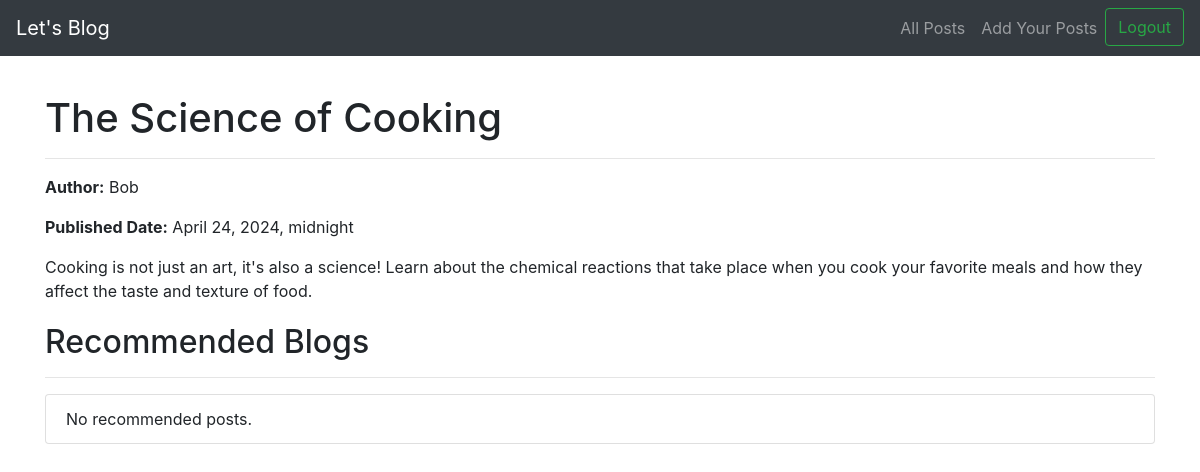
Page /view-post/42/ on the committed database.
### blog/models.py (models this page shows, shortened)
class Post(models.Model):
    title = models.CharField(max_length=200)
    author = models.CharField(max_length=100)
    content = models.TextField()
    published_date = models.DateTimeField(auto_now_add=True)

### blog/views.py (the view)
# urls.py: path('view-post/<int:post_id>/', view_post, name='view_post'),
def view_post(request, post_id):
    viewed_post = get_object_or_404(Post, pk=post_id)
    all_posts_except_viewed = Post.objects.exclude(pk=post_id)
    post_contents = [post.content for post in all_posts_except_viewed]
    post_contents.append(viewed_post.content)
    tfidf_vectorizer = TfidfVectorizer(stop_words='english')
    tfidf_matrix = tfidf_vectorizer.fit_transform(post_contents)
    viewed_post_index = len(all_posts_except_viewed)  # Index of the viewed post
    cosine_similarities = linear_kernel(tfidf_matrix[viewed_post_index], tfidf_matrix).flatten()
    related_posts_indices = cosine_similarities.argsort()[::-1][1:]
    recommended_posts = [all_posts_except_viewed[int(index)] for index in related_posts_indices[:5]]
    return render(request, 'blog/view_post.html', {'post': viewed_post, 'recommended_posts': recommended_posts})

### blog/templates/blog/view_post.html (shortened to what this page needs)
<!DOCTYPE html>
<html lang="en">
<head>
    <link rel="stylesheet" href="https://stackpath.bootstrapcdn.com/bootstrap/4.5.2/css/bootstrap.min.css">
</head>
<body>
    <nav class="navbar navbar-expand-lg navbar-dark bg-dark fixed-top">
        <a class="navbar-brand" href="#">Let's Blog</a>
        <div class="collapse navbar-collapse" id="navbarNav">
            <ul class="navbar-nav ml-auto">
                <li class="nav-item">
                    <a class="nav-link" href="{% url 'all_posts' %}">All Posts</a>
                </li>
                <li class="nav-item">
                    <a class="nav-link" href="{% url 'add_post' %}">Add Your Posts</a>
                </li>
                <li class="nav-item">
                    <form class="form-inline my-2 my-lg-0" method="post" action="{% url 'logout' %}">
                        <button class="btn btn-outline-success my-2 my-sm-0" type="submit">Logout</button>
                    </form>
                </li>
            </ul>
        </div>
    </nav>
    <div class="container mt-4">
        <h1>{{ post.title }}</h1>
        <hr>
        <p><strong>Author:</strong> {{ post.author }}</p>
        <p><strong>Published Date:</strong> {{ post.published_date }}</p>
        <p>{{ post.content }}</p>
        <div class="recommended-posts">
            <h2>Recommended Blogs</h2>
            <hr>
            <ul class="list-group">
                {% for recommended_post in recommended_posts %}
                    <li class="list-group-item">
                        <a href="{% url 'view_post' recommended_post.id %}">
                            {{ recommended_post.title }}
                        </a>
                    </li>
                {% empty %}
                    <li class="list-group-item">No recommended posts.</li>
                {% endfor %}
            </ul>
        </div>
    </div>
</body>
</html>

### blog/templates/blog/view_post.html (style rules this page uses)
body { padding-top: 70px; }
.recommended-posts { margin-top: 20px; }

### rows in the picture
Post: title "The Science of Cooking", author "Bob", published_date "April 24, 2024, midnight", content "Cooking is not just an art, it's also a science! Learn about the chemical reactions that take place when you cook your favorite meals and how they affect the taste and texture of food."
